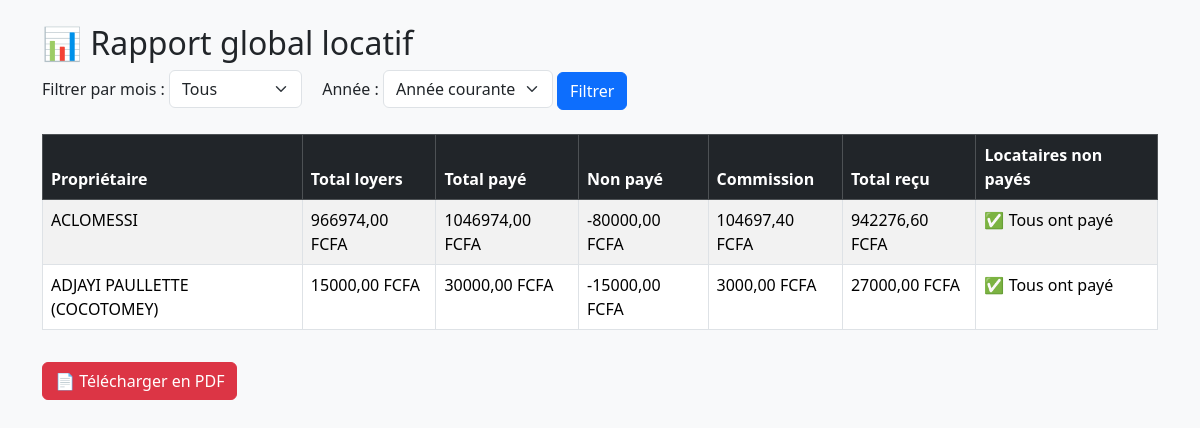
Page /rapport-global/ on the committed database.
### core/models.py (models this page shows, shortened)
class Proprietaire(models.Model):
    nom = models.CharField(max_length=100)
    numero = models.CharField(max_length=20, default="0000000000")

### core/views.py (the view)
# urls.py: path("rapport-global/", views.rapport_global, name="rapport_global"),
def rapport_global(request):
    mois = request.GET.get("mois")
    annee = request.GET.get("annee")
    proprietaires = Proprietaire.objects.prefetch_related("locataires")
    data = []
    for proprietaire in proprietaires:
        locataires = proprietaire.locataires.all()
        paiements = Paiement.objects.filter(locataire__in=locataires)
        if mois and mois.isdigit():
            paiements = paiements.filter(mois_concerne=int(mois))
        if annee and annee.isdigit():
            paiements = paiements.filter(annee=int(annee))
        paiements_list = list(paiements)
        total_loyers = sum([l.loyer_mensuel for l in locataires]) or Decimal('0')
        total_paye   = sum([p.montant for p in paiements_list]) or Decimal('0')
        total_wc     = sum([p.frais_wc for p in paiements_list]) or Decimal('0')
        commission   = total_paye * Decimal("0.1")
        total_recu   = total_paye - commission + total_wc
        locataires_non_payes = [l.nom for l in locataires if not any(p.locataire_id == l.id for p in paiements_list)]
        data.append({
            "proprietaire": proprietaire.nom,
            "total_loyers": total_loyers,
            "total_paye": total_paye,
            "total_wc": total_wc,
            "commission": commission,
            "total_recu": total_recu,
            "non_paye": total_loyers - total_paye,
            "locataires_non_payes": locataires_non_payes,
        })
    context = {
        "rapport": data,
        "mois_list": [(i, MOIS_FR[i]) for i in range(1, 13)],
        "annee_list": [2024, 2025, 2026],
        "mois": mois,
        "annee": annee,
    }
    return render(request, "core/rapport_global.html", context)

### core/templates/core/rapport_global.html (shortened to what this page needs)
<!DOCTYPE html>
<html lang="fr">
<head>
  <link rel="stylesheet" href="https://cdn.jsdelivr.net/npm/bootstrap@5.3.2/dist/css/bootstrap.min.css">
</head>
<body class="container mt-4 bg-light">
  <h2>📊 Rapport global locatif</h2>
  <form method="get" class="mb-4">
    <label for="mois">Filtrer par mois :</label>
    <select name="mois" id="mois" class="form-select w-auto d-inline-block">
      <option value="">Tous</option>
    </select>
    <label for="annee" class="ms-3">Année :</label>
    <select name="annee" id="annee" class="form-select w-auto d-inline-block">
      <option value="">Année courante</option>
    </select>
    <button type="submit" class="btn btn-primary">Filtrer</button>
  </form>
  <table class="table table-striped table-bordered mt-3">
    <thead class="table-dark">
      <tr>
        <th>Propriétaire</th>
        <th>Total loyers</th>
        <th>Total payé</th>
        <th>Non payé</th>
        <th>Commission</th>
        <th>Total reçu</th>
        <th>Locataires non payés</th>
      </tr>
    </thead>
    <tbody>
      {% for item in rapport %}
      <tr>
        <td>{{ item.proprietaire }}</td>
        <td>{{ item.total_loyers|floatformat:2 }} FCFA</td>
        <td>{{ item.total_paye|floatformat:2 }} FCFA</td>
        <td>{{ item.non_paye|floatformat:2 }} FCFA</td>
        <td>{{ item.commission|floatformat:2 }} FCFA</td>
        <td>{{ item.total_recu|floatformat:2 }} FCFA</td>
        <td>
          {% if item.locataires_non_payes %}
            {{ item.locataires_non_payes|join:", " }}
          {% else %}
            ✅ Tous ont payé
          {% endif %}
        </td>
      </tr>
      {% empty %}
      <tr>
        <td colspan="7" class="text-center">Aucun rapport disponible</td>
      </tr>
      {% endfor %}
    </tbody>
  </table>
  <a href="{% url 'rapport_global_pdf' %}?{% if mois %}mois={{ mois }}{% endif %}{% if annee %}&annee={{ annee }}{% endif %}" class="btn btn-danger mt-3">📄 Télécharger en PDF</a>
</body>
</html>

### rows in the picture
Proprietaire: proprietaire "ACLOMESSI"
Proprietaire: proprietaire "ADJAYI PAULLETTE (COCOTOMEY)"

### other values in the picture
{{ item.total_loyers|floatformat:2 }} "966974,00" "15000,00"
{{ item.total_paye|floatformat:2 }} "1046974,00" "30000,00"
{{ item.non_paye|floatformat:2 }} "-80000,00" "-15000,00"
{{ item.commission|floatformat:2 }} "104697,40" "3000,00"
{{ item.total_recu|floatformat:2 }} "942276,60" "27000,00"
